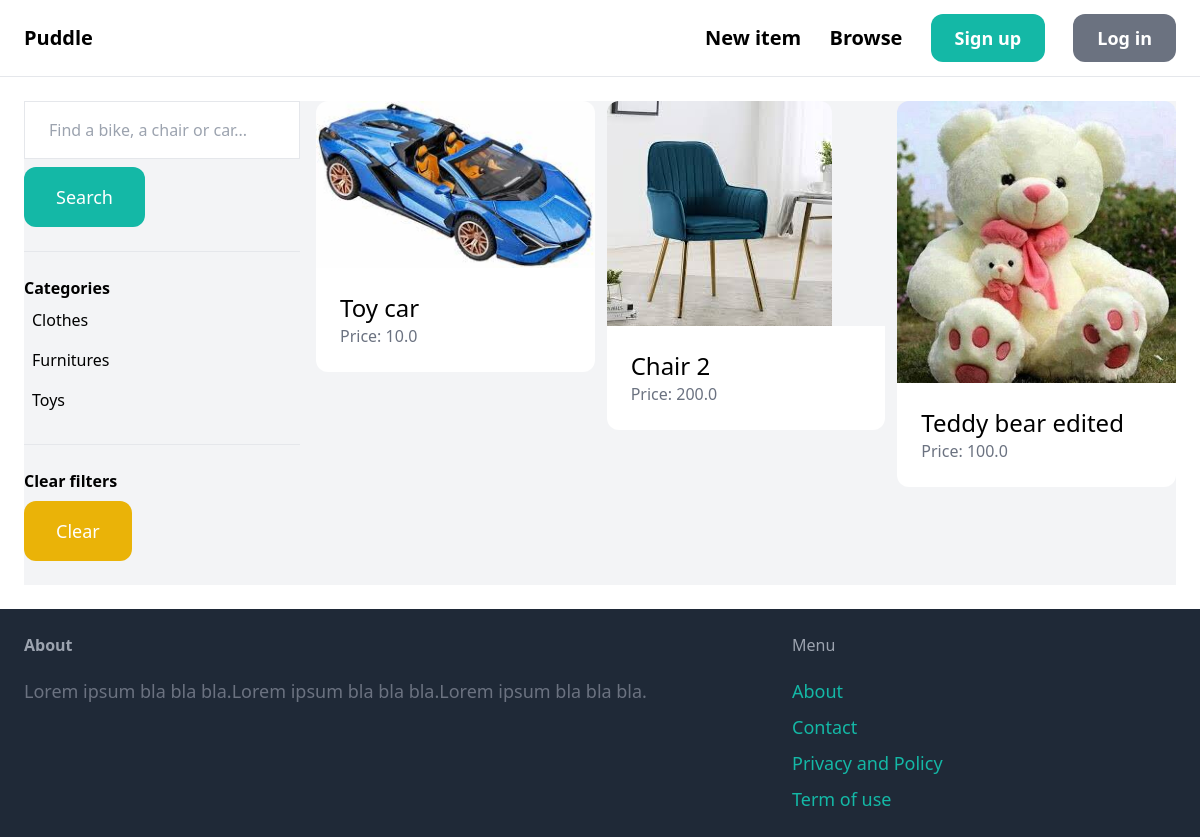
The app's page /items/ with its own data.
### item/models.py (models this page shows, shortened)
class Category(models.Model):
    name=models.CharField(max_length=255)
    class Meta:
        ordering=('name',)
        verbose_name_plural='Categories'

class Item(models.Model):
    category=models.ForeignKey(Category, related_name='items', on_delete=models.CASCADE)
    name=models.CharField(max_length=255)
    description=models.TextField(blank=True, null=True)
    price=models.FloatField()
    image=models.ImageField(upload_to='item_images',blank=True,null=True)
    is_sold=models.BooleanField(default=False)
    created_by=models.ForeignKey(User, related_name='items', on_delete=models.CASCADE)
    created_at=models.DateTimeField(auto_now_add=True)

### item/views.py (the view)
# urls.py: path('', views.items, name='items'),
def items(request):
    query = request.GET.get('query', '')
    category_id =request.GET.get('category', 0)
    categories=Category.objects.all()
    items=Item.objects.filter(is_sold=False)
    if category_id:
        items=items.filter(category_id=category_id)
    if query:
        items = items.filter(Q(name__icontains=query) | Q(description__icontains=query))
    return render(request, 'item/items.html', {
        'items':items,
        'query':query,
        'categories':categories,
        'category_id':int(category_id),
    })

### item/templates/item/items.html (shortened to what this page needs)
{% extends 'core/base.html' %}
{% block content %}
    <div class="pb-6 grid grid-cols-4 gap-4 bg-gray-100">
        <div class="col-span-1">
            <form method="get" action="{% url 'item:items' %}">
                <input name="query" class="w-full py-4 px-6 border rounde-xl" type="text" value="{{ query }}" placeholder="Find a bike, a chair or car...">
                <button class="mt-2 py-4 px-8 text-lg bg-teal-500 text-white rounded-xl">Search</button>
            </form>
            <hr class="my-6">
            <p class="font-semibold">Categories</p>
            <ul>
                {% for category in categories %}
                    <li class="py-2 px-2 rounded-xl{% if category.id == category_id %} bg-gray-200{% endif %}">
                        <a href="{% url 'item:items' %}?query={{ query }}&category={{ category.id }}">{{ category.name }}</a>
                    </li>
                {% endfor %}
            </ul>
            <hr class="my-6">
            <p class="font-semibold">Clear filters</p>
            <ul>
                <li><a href="{% url 'item:items' %}" class="mt-2 py-4 px-8 inline-block bg-yellow-500 text-lg rounded-xl text-white">Clear</a>
        </div>
        <div class="col-span-3">
            <div class="grid grid-cols-3 gap-3">
                {% for item in items %}
                    <div>
                        <a href="{% url 'item:detail' item.id %}">
                            <div>
                                <img src="{{ item.image.url }}" class="rounded-t-xl">
                            </div>
                            <div class="p-6 bg-white rounded-b-xl">
                                <h2 class="text-2xl">{{ item.name }}</h2>
                                <p class="text-gray-500">Price: {{ item.price }}</p>
                            </div>
                        </a>
                    </div>
                {% endfor %}
            </div>
        </div>
    </div>
{% endblock %}

### records on screen
Category: name "Clothes"
Category: name "Furnitures"
Category: name "Toys"
Item: image (picture), name "Toy car", price "10.0"
Item: image (picture), name "Chair 2", price "200.0"
Item: image (picture), name "Teddy bear edited", price "100.0"
